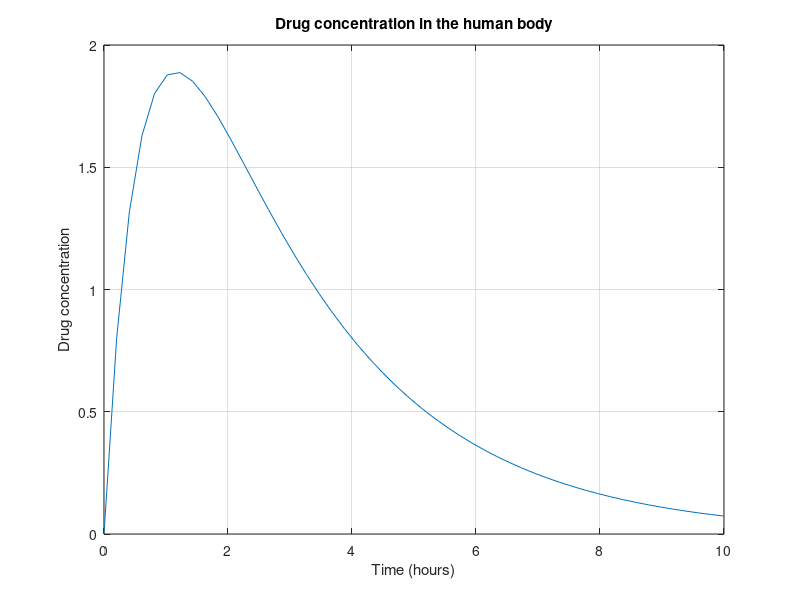

This chart was generated by the following MATLAB code:
% drugA.m
% Script to calculate and plot concentration of drugs 
% in the human body
%
% Craig Warren, 13/09/2010

% Variable dictionary
% Dg     Dosage administered (mg)
% Vd     Volume of distribution (L)
% ka     Absorption rate constant (h^-1)
% ke     Elimination rate constant (h^-1)
% t      Vector of time (h)
% Cp     Concentration of dug in the body

clear all;  % Clear the workspace
clc;  % Clear the command window

Dg = 150;
Vd = 50;
ka = 1.6;
ke = 0.4;

t = linspace(0,10,50);
Cp = (Dg/Vd) * ka/(ka-ke) * (exp(-ke*t) - exp(-ka*t));
plot(t,Cp), grid on, xlabel('Time (hours)'), ...
    ylabel('Drug concentration'),...
    title('Drug concentration in the human body')